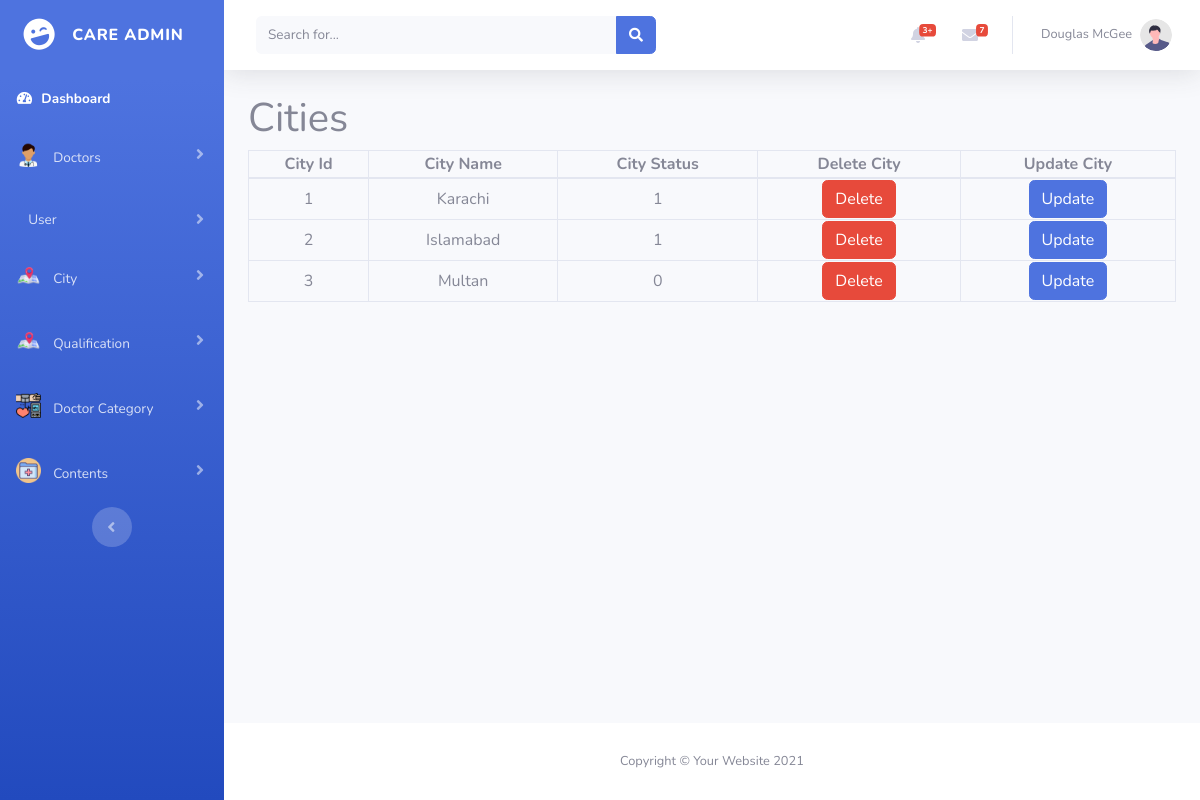
Page /admin/viewcities.php on the committed database.
### tables this page shows
CREATE TABLE `city` (
  `city_id` int(11) NOT NULL,
  `city_name` varchar(100) NOT NULL,
  `status` int(11) NOT NULL
);

### admin/viewcities.php (the view, shortened to what this page needs)
<?php
include("connection.php");
$select_city_query = "SELECT * FROM `city`";
$run_select_city_query = mysqli_query($connection, $select_city_query);
?>
<!DOCTYPE html>
<html lang="en">
<head>
    <link href="vendor/fontawesome-free/css/all.min.css" rel="stylesheet" type="text/css">
    <link href="https://cdn.jsdelivr.net/npm/bootstrap@5.0.2/dist/css/bootstrap.min.css" rel="stylesheet"
>
    <link href="css/sb-admin-2.min.css" rel="stylesheet">
</head>
<body id="page-top">
    <div id="wrapper">
        <?php include 'sidebar.php';?>
        <div id="content-wrapper" class="d-flex flex-column">
            <div id="content">
                <?php include 'topbar.php';?>
                <div class="container">
                        <h1>Cities</h1>
                        <table class="table-bordered w-100 text-center">
                            <thead>
                                <th>City Id</th>
                                <th>City Name</th>
                                <th>City Status</th>
                                <th>Delete City</th>
                                <th>Update City</th>
                            </thead>
                            <tbody>
                                <?php while($row = mysqli_fetch_array($run_select_city_query)){?>
                              <tr>
                                        <td><?php echo $row['city_id']; ?></td>
                                        <td><?php echo $row['city_name']; ?></td>
                                        <td><?php echo $row['status']; ?></td>
                                        <td><a href="deletecity.php?id=<?php echo $row['city_id']; ?>" class="btn btn-danger">Delete</a></td>
                                        <td><a href="updatecity.php?id=<?php echo $row['city_id']; ?>" class="btn btn-primary">Update</a></td>
                              </tr>
                                <?php } ?>
                            </tbody>
                        </table>
                </div>
            </div>
            <?php include 'footer.php' ?>
        </div>
    </div>
</body>
</html>

### rows in the picture
city: city_id "1", city_name "Karachi", status "1"
city: city_id "2", city_name "Islamabad", status "1"
city: city_id "3", city_name "Multan", status "0"
